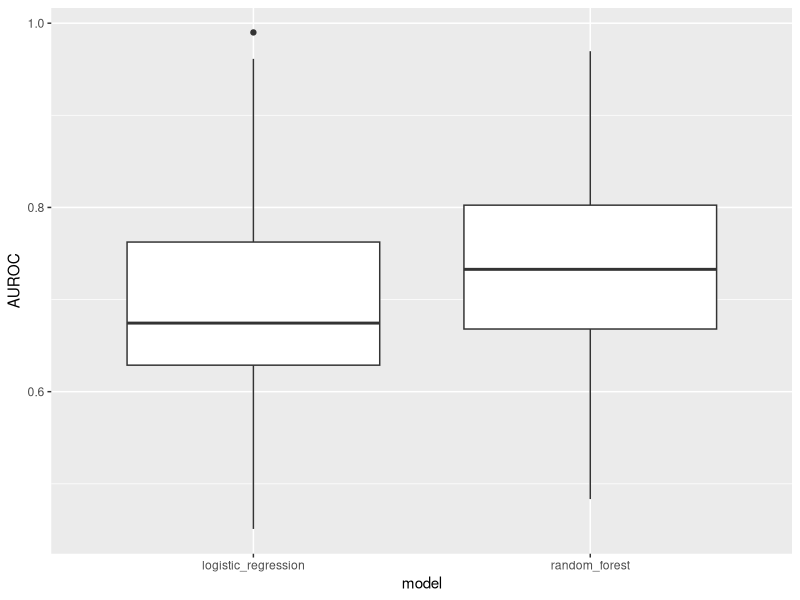

Source code (R):
## ---- chunk 1
knitr::opts_chunk$set(echo = TRUE)
## ---- chunk 2
library(tidyverse)
## ---- chunk 3
ml_data <- read_tsv('data/ml_data.tsv')
head(ml_data)
names(ml_data)
## ---- chunk 4
ml_data %>% ggplot(aes(model, AUROC)) +
    geom_boxplot()
